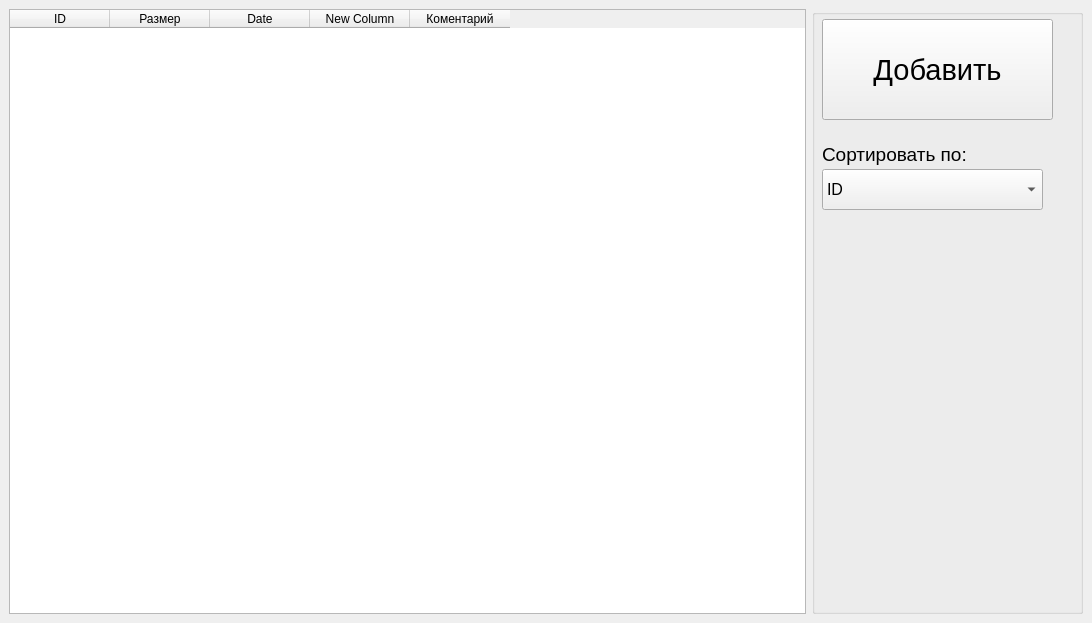
<?xml version="1.0" encoding="UTF-8"?>
<ui version="4.0">
 <class>MainWindow</class>
 <widget class="QMainWindow" name="MainWindow">
  <property name="geometry">
   <rect>
    <x>0</x>
    <y>0</y>
    <width>1092</width>
    <height>623</height>
   </rect>
  </property>
  <property name="minimumSize">
   <size>
    <width>0</width>
    <height>0</height>
   </size>
  </property>
  <property name="windowTitle">
   <string>MainWindow</string>
  </property>
  <widget class="QWidget" name="centralwidget">
   <layout class="QHBoxLayout" name="horizontalLayout">
    <item>
     <widget class="QTableWidget" name="tableWidget">
      <property name="minimumSize">
       <size>
        <width>792</width>
        <height>601</height>
       </size>
      </property>
      <column>
       <property name="text">
        <string>ID</string>
       </property>
      </column>
      <column>
       <property name="text">
        <string>Размер</string>
       </property>
      </column>
      <column>
       <property name="text">
        <string>Date</string>
       </property>
      </column>
      <column>
       <property name="text">
        <string>New Column</string>
       </property>
      </column>
      <column>
       <property name="text">
        <string>Коментарий</string>
       </property>
      </column>
     </widget>
    </item>
    <item>
     <widget class="QGroupBox" name="groupBox">
      <property name="minimumSize">
       <size>
        <width>271</width>
        <height>601</height>
       </size>
      </property>
      <property name="title">
       <string/>
      </property>
      <widget class="QPushButton" name="pushButton">
       <property name="geometry">
        <rect>
         <x>10</x>
         <y>10</y>
         <width>231</width>
         <height>101</height>
        </rect>
       </property>
       <property name="font">
        <font>
         <pointsize>22</pointsize>
         <weight>50</weight>
         <bold>false</bold>
        </font>
       </property>
       <property name="text">
        <string>Добавить</string>
       </property>
      </widget>
      <widget class="QComboBox" name="comboBox">
       <property name="geometry">
        <rect>
         <x>10</x>
         <y>160</y>
         <width>221</width>
         <height>41</height>
        </rect>
       </property>
       <property name="font">
        <font>
         <pointsize>12</pointsize>
        </font>
       </property>
       <item>
        <property name="text">
         <string>ID</string>
        </property>
       </item>
       <item>
        <property name="text">
         <string>Name</string>
        </property>
       </item>
       <item>
        <property name="text">
         <string>Date</string>
        </property>
       </item>
       <item>
        <property name="text">
         <string>Размеру</string>
        </property>
       </item>
      </widget>
      <widget class="QLabel" name="label">
       <property name="geometry">
        <rect>
         <x>10</x>
         <y>130</y>
         <width>281</width>
         <height>31</height>
        </rect>
       </property>
       <property name="font">
        <font>
         <pointsize>14</pointsize>
        </font>
       </property>
       <property name="text">
        <string>Сортировать по:</string>
       </property>
      </widget>
     </widget>
    </item>
   </layout>
  </widget>
 </widget>
 <resources/>
 <connections/>
</ui>
